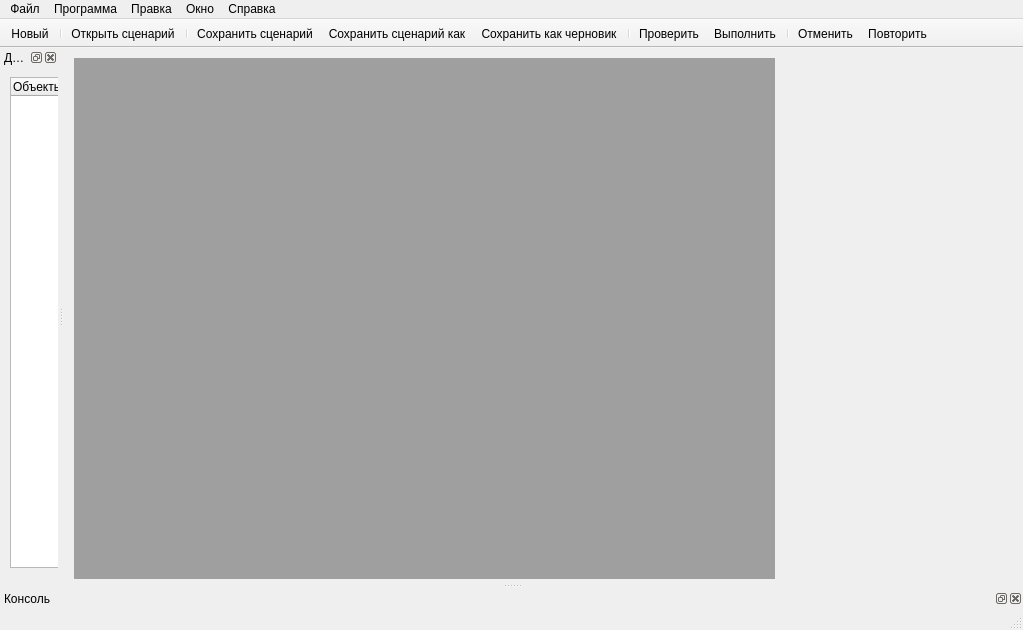
<?xml version="1.0" encoding="UTF-8"?>
<ui version="4.0">
 <class>GSAddSlotWindow</class>
 <widget class="QMainWindow" name="GSAddSlotWindow">
  <property name="windowModality">
   <enum>Qt::NonModal</enum>
  </property>
  <property name="geometry">
   <rect>
    <x>0</x>
    <y>0</y>
    <width>1023</width>
    <height>630</height>
   </rect>
  </property>
  <property name="windowTitle">
   <string>GeekSpace Редатор сценариев</string>
  </property>
  <property name="windowIcon">
   <iconset>
    <normalon>:/script</normalon>
   </iconset>
  </property>
  <property name="dockOptions">
   <set>QMainWindow::AllowTabbedDocks|QMainWindow::AnimatedDocks</set>
  </property>
  <widget class="QWidget" name="centralwidget">
   <widget class="QWidget" name="horizontalLayoutWidget">
    <property name="geometry">
     <rect>
      <x>10</x>
      <y>10</y>
      <width>701</width>
      <height>521</height>
     </rect>
    </property>
    <layout class="QHBoxLayout" name="horizontalLayout">
     <item>
      <widget class="QMdiArea" name="mdiArea">
       <property name="frameShape">
        <enum>QFrame::NoFrame</enum>
       </property>
       <property name="viewMode">
        <enum>QMdiArea::TabbedView</enum>
       </property>
       <property name="documentMode">
        <bool>true</bool>
       </property>
       <property name="tabsClosable">
        <bool>true</bool>
       </property>
       <property name="tabsMovable">
        <bool>true</bool>
       </property>
       <property name="tabShape">
        <enum>QTabWidget::Triangular</enum>
       </property>
       <property name="tabPosition">
        <enum>QTabWidget::North</enum>
       </property>
      </widget>
     </item>
    </layout>
   </widget>
  </widget>
  <widget class="QMenuBar" name="menubar">
   <property name="geometry">
    <rect>
     <x>0</x>
     <y>0</y>
     <width>1023</width>
     <height>21</height>
    </rect>
   </property>
   <widget class="QMenu" name="menu">
    <property name="title">
     <string>Файл</string>
    </property>
    <addaction name="actionNew"/>
    <addaction name="separator"/>
    <addaction name="actionOpenScript"/>
    <addaction name="actionOpenFromFile"/>
    <addaction name="separator"/>
    <addaction name="actionSaveScript"/>
    <addaction name="actionSaveScriptAs"/>
    <addaction name="separator"/>
    <addaction name="actionSaveInFile"/>
   </widget>
   <widget class="QMenu" name="menu_2">
    <property name="title">
     <string>Правка</string>
    </property>
    <addaction name="actionUndo"/>
    <addaction name="actionRedo"/>
    <addaction name="separator"/>
    <addaction name="actionFind"/>
   </widget>
   <widget class="QMenu" name="menu_3">
    <property name="title">
     <string>Справка</string>
    </property>
    <addaction name="actionAboutLanguage"/>
   </widget>
   <widget class="QMenu" name="menu_4">
    <property name="title">
     <string>Программа</string>
    </property>
    <addaction name="actionRun"/>
    <addaction name="actionCheck"/>
   </widget>
   <widget class="QMenu" name="menu_5">
    <property name="title">
     <string>Окно</string>
    </property>
    <addaction name="actionConsole"/>
    <addaction name="actionActions"/>
   </widget>
   <addaction name="menu"/>
   <addaction name="menu_4"/>
   <addaction name="menu_2"/>
   <addaction name="menu_5"/>
   <addaction name="menu_3"/>
  </widget>
  <widget class="QStatusBar" name="statusbar"/>
  <widget class="QDockWidget" name="dockActions">
   <property name="layoutDirection">
    <enum>Qt::LeftToRight</enum>
   </property>
   <property name="autoFillBackground">
    <bool>false</bool>
   </property>
   <property name="windowTitle">
    <string>Действия и переменные:</string>
   </property>
   <attribute name="dockWidgetArea">
    <number>1</number>
   </attribute>
   <widget class="QWidget" name="dockWidgetContents">
    <widget class="QTreeWidget" name="treeActions">
     <property name="geometry">
      <rect>
       <x>10</x>
       <y>10</y>
       <width>151</width>
       <height>491</height>
      </rect>
     </property>
     <column>
      <property name="text">
       <string>Объекты</string>
      </property>
     </column>
    </widget>
   </widget>
  </widget>
  <widget class="QToolBar" name="toolBar">
   <property name="windowTitle">
    <string>toolBar</string>
   </property>
   <property name="movable">
    <bool>false</bool>
   </property>
   <property name="iconSize">
    <size>
     <width>32</width>
     <height>32</height>
    </size>
   </property>
   <property name="toolButtonStyle">
    <enum>Qt::ToolButtonIconOnly</enum>
   </property>
   <property name="floatable">
    <bool>false</bool>
   </property>
   <attribute name="toolBarArea">
    <enum>TopToolBarArea</enum>
   </attribute>
   <attribute name="toolBarBreak">
    <bool>false</bool>
   </attribute>
   <addaction name="actionNew"/>
   <addaction name="separator"/>
   <addaction name="actionOpenScript"/>
   <addaction name="separator"/>
   <addaction name="actionSaveScript"/>
   <addaction name="actionSaveScriptAs"/>
   <addaction name="actionSaveDraft"/>
   <addaction name="separator"/>
   <addaction name="actionCheck"/>
   <addaction name="actionRun"/>
   <addaction name="separator"/>
   <addaction name="actionUndo"/>
   <addaction name="actionRedo"/>
  </widget>
  <widget class="QDockWidget" name="dockConsole">
   <property name="windowTitle">
    <string>Консоль</string>
   </property>
   <attribute name="dockWidgetArea">
    <number>8</number>
   </attribute>
   <widget class="QWidget" name="dockWidgetContents_2">
    <widget class="QTextEdit" name="console">
     <property name="geometry">
      <rect>
       <x>50</x>
       <y>10</y>
       <width>871</width>
       <height>71</height>
      </rect>
     </property>
    </widget>
   </widget>
  </widget>
  <action name="actionSaveScript">
   <property name="icon">
    <iconset>
     <normalon>:/save.png</normalon>
    </iconset>
   </property>
   <property name="text">
    <string>Сохранить сценарий</string>
   </property>
   <property name="toolTip">
    <string>Сохранить сценарий</string>
   </property>
   <property name="shortcut">
    <string>Ctrl+S</string>
   </property>
  </action>
  <action name="actionSaveScriptAs">
   <property name="icon">
    <iconset>
     <normalon>:/saveAs</normalon>
    </iconset>
   </property>
   <property name="text">
    <string>Сохранить сценарий как</string>
   </property>
   <property name="toolTip">
    <string>Сохранить сценарий как</string>
   </property>
   <property name="shortcut">
    <string>Ctrl+Shift+S</string>
   </property>
  </action>
  <action name="actionNew">
   <property name="icon">
    <iconset>
     <normalon>:/newScript</normalon>
    </iconset>
   </property>
   <property name="text">
    <string>Новый</string>
   </property>
   <property name="shortcut">
    <string>Ctrl+N</string>
   </property>
  </action>
  <action name="actionSaveInFile">
   <property name="text">
    <string>Сохранить в файл</string>
   </property>
   <property name="shortcut">
    <string>Ctrl+Alt+S</string>
   </property>
  </action>
  <action name="actionOpenScript">
   <property name="icon">
    <iconset>
     <normalon>:/open.png</normalon>
    </iconset>
   </property>
   <property name="text">
    <string>Открыть сценарий</string>
   </property>
   <property name="toolTip">
    <string>Открыть сценарий</string>
   </property>
   <property name="shortcut">
    <string>Ctrl+O</string>
   </property>
  </action>
  <action name="actionOpenFromFile">
   <property name="text">
    <string>Открыть из файла</string>
   </property>
   <property name="shortcut">
    <string>Ctrl+Alt+O</string>
   </property>
  </action>
  <action name="actionUndo">
   <property name="icon">
    <iconset>
     <normalon>:/undo</normalon>
    </iconset>
   </property>
   <property name="text">
    <string>Отменить</string>
   </property>
   <property name="shortcut">
    <string>Ctrl+Z</string>
   </property>
  </action>
  <action name="actionRedo">
   <property name="icon">
    <iconset>
     <normalon>:/redo</normalon>
    </iconset>
   </property>
   <property name="text">
    <string>Повторить</string>
   </property>
   <property name="shortcut">
    <string>Ctrl+Shift+Z</string>
   </property>
  </action>
  <action name="actionFind">
   <property name="text">
    <string>Найти</string>
   </property>
   <property name="shortcut">
    <string>Ctrl+F</string>
   </property>
  </action>
  <action name="actionAboutLanguage">
   <property name="text">
    <string>Об языке</string>
   </property>
   <property name="shortcut">
    <string>Ctrl+F1</string>
   </property>
  </action>
  <action name="actionCheck">
   <property name="icon">
    <iconset>
     <normalon>:/icons/checkScript.png</normalon>
    </iconset>
   </property>
   <property name="text">
    <string>Проверить</string>
   </property>
   <property name="shortcut">
    <string>Ctrl+T</string>
   </property>
  </action>
  <action name="actionRun">
   <property name="icon">
    <iconset>
     <normalon>:/icons/runScript.png</normalon>
    </iconset>
   </property>
   <property name="text">
    <string>Выполнить</string>
   </property>
   <property name="shortcut">
    <string>Ctrl+R</string>
   </property>
  </action>
  <action name="actionConsole">
   <property name="checkable">
    <bool>true</bool>
   </property>
   <property name="text">
    <string>Консоль</string>
   </property>
   <property name="shortcut">
    <string>Ctrl+Shift+C</string>
   </property>
  </action>
  <action name="actionActions">
   <property name="checkable">
    <bool>true</bool>
   </property>
   <property name="text">
    <string>Действия и переменные</string>
   </property>
   <property name="shortcut">
    <string>Ctrl+Shift+A</string>
   </property>
  </action>
  <action name="actionSaveDraft">
   <property name="icon">
    <iconset>
     <normalon>:/saveDraft</normalon>
    </iconset>
   </property>
   <property name="text">
    <string>Сохранить как черновик</string>
   </property>
   <property name="toolTip">
    <string>Сохранить как черновик</string>
   </property>
  </action>
 </widget>
 <resources/>
 <connections/>
</ui>
